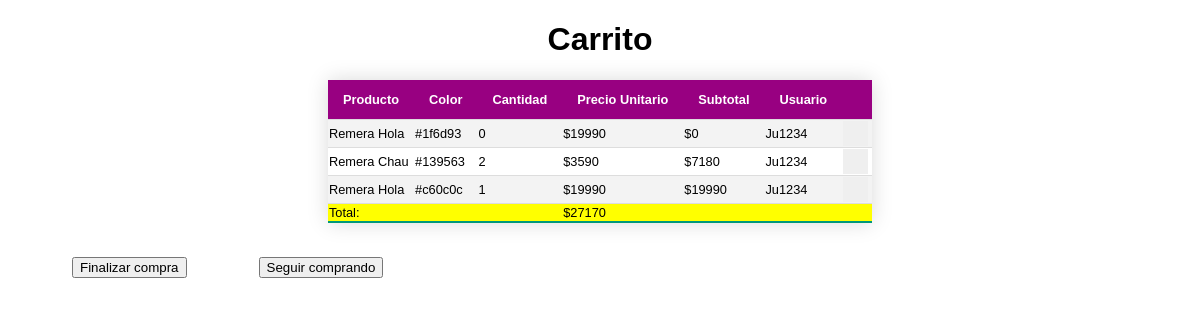
The app's page /carrito.php (signed in) with its own data.
### tables this page shows
CREATE TABLE `carrito` (
  `idCarrito` int(11) NOT NULL,
  `producto` varchar(30) NOT NULL,
  `color` varchar(30) NOT NULL,
  `cantidad` int(11) NOT NULL,
  `precio` float NOT NULL,
  `subtotal` float NOT NULL,
  `usuario` varchar(30) NOT NULL
);

### carrito.php (the view, shortened to what this page needs)
<!DOCTYPE html>
<html lang="en">
<head>
    <link rel="stylesheet" href="Style/Css/style.css">
</head>
<body>
    <h1>Carrito</h1>
    <center>
        <table id="tablaCarrito">
            <form action="prod_carrito.php" method="post">
                <tr>
                    <th>Producto</th>
                    <th>Color</th>
                    <th>Cantidad</th>
                    <th>Precio Unitario</th>
                    <th>Subtotal</th>
                    <th>Usuario</th>
                    <th></th>
                </tr>
                <?php
                include 'Conexion.php';
                $nombreDeUsuario = $_SESSION['usuario'];
                $sql = "SELECT * FROM carrito WHERE usuario='$nombreDeUsuario' ";
                $res = mysqli_query($conn, $sql);
                $total = 0;
                while ($mostrar = mysqli_fetch_array($res)) {
                ?>
                    <tr>
                        <td><?php echo $mostrar['producto'] ?></td>
                        <td><?php echo $mostrar['color'] ?></td>
                        <td><?php echo $mostrar['cantidad'] ?></td>
                        <td><?php echo '$' . $mostrar['precio'] ?></td>
                        <td><?php echo '$' . $mostrar['subtotal'] ?></td>
                        <td><?php echo $mostrar['usuario'] ?></td>
                        <td class="eliminar"><input type="submit" name="eliminar<?php $mostrar['idCarrito'] ?>" class="eliminari" value="<?php echo $mostrar['idCarrito'] ?>"></td>
                        <?php $total = $total + $mostrar['subtotal']; ?>
                    </tr>
                    <?php } ?>
                    <tr>
                        <td id="total">Total:</td>
                        <td id="total"></td>
                        <td id="total"></td>
                        <td id="total"><?php echo '$' . $total ?></td>
                        <td id="total"></td>
                        <td id="total"></td>
                        <td id="total"></td>
                    </tr>
            </form>
        </table>
        <br>
        <a href="cerrarcompra.php"><input type="button" value="Finalizar compra"></a>
        <a href="tiendaMujer.php"><input type="button" value="Seguir comprando"></a>
    </center>
</body>
</html>

### Style/Css/style.css (style rules this page uses)
body { font-family: "Gill Sans", "Gill Sans MT", Calibri, "Trebuchet MS", sans-serif; margin: 0 !important; }
a { margin-top: 13px; margin-left: 6%; float: left; text-decoration: none; }
h1 { text-align: center !important; }
#tablaCarrito { border-collapse: collapse; margin: 3px 0; font-size: 0.8em; font-family: sans-serif; min-width: 40%; box-shadow: 0 0 20px rgba(0, 0, 0, 0.15); }
#tablaCarrito th { background-color: #980081; color: #ffffff; text-align: middle; }
#tablaCarrito th { padding: 12px 15px; }
#tablaCarrito tbody tr { border-bottom: 1px solid #dddddd; }
#tablaCarrito tbody tr:nth-of-type(even) { background-color: #f3f3f3; }
#tablaCarrito tbody tr:last-of-type { border-bottom: 2px solid #009879; }
#total { background-color: yellow; }
.eliminar { width: 25px; height: 25px; }
.eliminari { border: 0; width: 25px; height: 25px; background-image: url('https://cdn-icons-png.flaticon.com/512/216/216658.png'); background-size: cover; color: transparent; }

### records on screen
carrito: producto "Remera Hola", color "#1f6d93", cantidad "0", precio "19990", subtotal "0", usuario "Ju1234", eliminar "133"
carrito: producto "Remera Chau", color "#139563", cantidad "2", precio "3590", subtotal "7180", usuario "Ju1234", eliminar "134"
carrito: producto "Remera Hola", color "#c60c0c", cantidad "1", precio "19990", subtotal "19990", usuario "Ju1234", eliminar "135"

### other values on screen
$total "27170"
